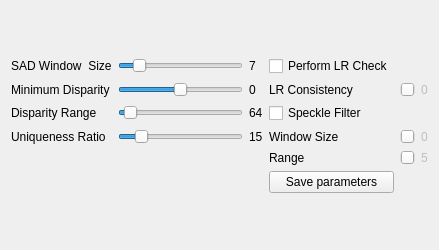
<?xml version="1.0" encoding="UTF-8"?>
<ui version="4.0">
 <class>MatcherWidgetOpenCVSGBM</class>
 <widget class="QWidget" name="MatcherWidgetOpenCVSGBM">
  <property name="geometry">
   <rect>
    <x>0</x>
    <y>0</y>
    <width>404</width>
    <height>250</height>
   </rect>
  </property>
  <property name="sizePolicy">
   <sizepolicy hsizetype="Preferred" vsizetype="Fixed">
    <horstretch>0</horstretch>
    <verstretch>0</verstretch>
   </sizepolicy>
  </property>
  <property name="minimumSize">
   <size>
    <width>0</width>
    <height>250</height>
   </size>
  </property>
  <property name="maximumSize">
   <size>
    <width>16777215</width>
    <height>250</height>
   </size>
  </property>
  <property name="windowTitle">
   <string>Form</string>
  </property>
  <layout class="QGridLayout" name="gridLayout_2">
   <item row="0" column="0">
    <layout class="QGridLayout" name="gridLayout">
     <item row="1" column="0">
      <widget class="QLabel" name="label_3">
       <property name="text">
        <string>Minimum Disparity</string>
       </property>
      </widget>
     </item>
     <item row="0" column="0">
      <widget class="QLabel" name="label_5">
       <property name="text">
        <string>SAD Window  Size</string>
       </property>
      </widget>
     </item>
     <item row="0" column="2">
      <widget class="QLabel" name="blockSizeLabel">
       <property name="text">
        <string>7</string>
       </property>
      </widget>
     </item>
     <item row="1" column="2">
      <widget class="QLabel" name="minDisparityLabel">
       <property name="text">
        <string>0</string>
       </property>
      </widget>
     </item>
     <item row="0" column="1">
      <widget class="QSlider" name="blockSizeSlider">
       <property name="minimumSize">
        <size>
         <width>125</width>
         <height>0</height>
        </size>
       </property>
       <property name="maximumSize">
        <size>
         <width>175</width>
         <height>16777215</height>
        </size>
       </property>
       <property name="minimum">
        <number>2</number>
       </property>
       <property name="maximum">
        <number>25</number>
       </property>
       <property name="value">
        <number>5</number>
       </property>
       <property name="orientation">
        <enum>Qt::Horizontal</enum>
       </property>
      </widget>
     </item>
     <item row="2" column="1">
      <widget class="QSlider" name="disparityRangeSlider">
       <property name="minimumSize">
        <size>
         <width>125</width>
         <height>0</height>
        </size>
       </property>
       <property name="maximumSize">
        <size>
         <width>175</width>
         <height>16777215</height>
        </size>
       </property>
       <property name="minimum">
        <number>1</number>
       </property>
       <property name="maximum">
        <number>64</number>
       </property>
       <property name="singleStep">
        <number>1</number>
       </property>
       <property name="value">
        <number>4</number>
       </property>
       <property name="orientation">
        <enum>Qt::Horizontal</enum>
       </property>
      </widget>
     </item>
     <item row="3" column="2">
      <widget class="QLabel" name="uniquenessRatioLabel">
       <property name="text">
        <string>15</string>
       </property>
      </widget>
     </item>
     <item row="2" column="0">
      <widget class="QLabel" name="label_4">
       <property name="text">
        <string>Disparity Range</string>
       </property>
      </widget>
     </item>
     <item row="3" column="0">
      <widget class="QLabel" name="label_9">
       <property name="text">
        <string>Uniqueness Ratio</string>
       </property>
      </widget>
     </item>
     <item row="3" column="1">
      <widget class="QSlider" name="uniquenessRatioSlider">
       <property name="minimumSize">
        <size>
         <width>125</width>
         <height>0</height>
        </size>
       </property>
       <property name="maximumSize">
        <size>
         <width>175</width>
         <height>16777215</height>
        </size>
       </property>
       <property name="minimum">
        <number>1</number>
       </property>
       <property name="value">
        <number>15</number>
       </property>
       <property name="orientation">
        <enum>Qt::Horizontal</enum>
       </property>
      </widget>
     </item>
     <item row="1" column="1">
      <widget class="QSlider" name="minDisparitySlider">
       <property name="minimumSize">
        <size>
         <width>125</width>
         <height>0</height>
        </size>
       </property>
       <property name="maximumSize">
        <size>
         <width>175</width>
         <height>16777215</height>
        </size>
       </property>
       <property name="minimum">
        <number>-1024</number>
       </property>
       <property name="maximum">
        <number>1024</number>
       </property>
       <property name="orientation">
        <enum>Qt::Horizontal</enum>
       </property>
      </widget>
     </item>
     <item row="2" column="2">
      <widget class="QLabel" name="disparityRangeLabel">
       <property name="text">
        <string>64</string>
       </property>
      </widget>
     </item>
     <item row="2" column="3">
      <widget class="QCheckBox" name="speckleFilterCheck">
       <property name="text">
        <string>Speckle Filter</string>
       </property>
      </widget>
     </item>
     <item row="0" column="3">
      <widget class="QCheckBox" name="consistencyCheck">
       <property name="text">
        <string>Perform LR Check</string>
       </property>
      </widget>
     </item>
     <item row="1" column="3">
      <widget class="QLabel" name="label_7">
       <property name="text">
        <string>LR Consistency</string>
       </property>
      </widget>
     </item>
     <item row="1" column="4">
      <widget class="QSlider" name="consistencySlider">
       <property name="enabled">
        <bool>false</bool>
       </property>
       <property name="minimum">
        <number>0</number>
       </property>
       <property name="maximum">
        <number>32</number>
       </property>
       <property name="value">
        <number>10</number>
       </property>
       <property name="orientation">
        <enum>Qt::Horizontal</enum>
       </property>
      </widget>
     </item>
     <item row="1" column="5">
      <widget class="QLabel" name="consistencyLabel">
       <property name="enabled">
        <bool>false</bool>
       </property>
       <property name="text">
        <string>0</string>
       </property>
      </widget>
     </item>
     <item row="3" column="3">
      <widget class="QLabel" name="label">
       <property name="text">
        <string>Window Size </string>
       </property>
      </widget>
     </item>
     <item row="5" column="3">
      <widget class="QLabel" name="label_6">
       <property name="text">
        <string>Range</string>
       </property>
      </widget>
     </item>
     <item row="6" column="3">
      <widget class="QPushButton" name="saveParametersButton">
       <property name="text">
        <string>Save parameters</string>
       </property>
      </widget>
     </item>
     <item row="3" column="4">
      <widget class="QSlider" name="speckleWindowSlider">
       <property name="enabled">
        <bool>false</bool>
       </property>
       <property name="maximumSize">
        <size>
         <width>175</width>
         <height>16777215</height>
        </size>
       </property>
       <property name="maximum">
        <number>500</number>
       </property>
       <property name="value">
        <number>0</number>
       </property>
       <property name="orientation">
        <enum>Qt::Horizontal</enum>
       </property>
      </widget>
     </item>
     <item row="5" column="4">
      <widget class="QSlider" name="speckleRangeSlider">
       <property name="enabled">
        <bool>false</bool>
       </property>
       <property name="maximumSize">
        <size>
         <width>175</width>
         <height>16777215</height>
        </size>
       </property>
       <property name="minimum">
        <number>5</number>
       </property>
       <property name="maximum">
        <number>500</number>
       </property>
       <property name="orientation">
        <enum>Qt::Horizontal</enum>
       </property>
      </widget>
     </item>
     <item row="3" column="5">
      <widget class="QLabel" name="speckleWindowLabel">
       <property name="enabled">
        <bool>false</bool>
       </property>
       <property name="text">
        <string>0</string>
       </property>
      </widget>
     </item>
     <item row="5" column="5">
      <widget class="QLabel" name="speckleRangeLabel">
       <property name="enabled">
        <bool>false</bool>
       </property>
       <property name="text">
        <string>5</string>
       </property>
      </widget>
     </item>
    </layout>
   </item>
  </layout>
 </widget>
 <resources/>
 <connections/>
</ui>
